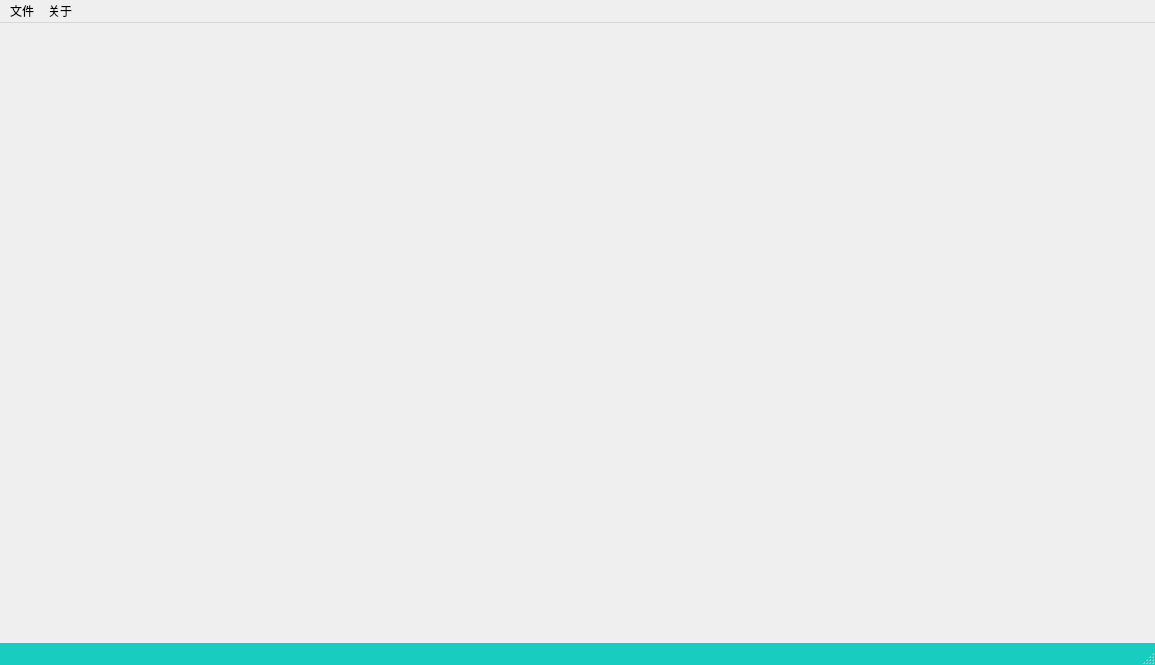
<?xml version="1.0" encoding="UTF-8"?>
<ui version="4.0">
 <class>MainWindow</class>
 <widget class="QMainWindow" name="MainWindow">
  <property name="geometry">
   <rect>
    <x>0</x>
    <y>0</y>
    <width>1155</width>
    <height>665</height>
   </rect>
  </property>
  <property name="windowTitle">
   <string>MainWindow</string>
  </property>
  <property name="styleSheet">
   <string notr="true">MainWindow{
	background-color: rgb(255,255,255);
}</string>
  </property>
  <widget class="QWidget" name="centralwidget"/>
  <widget class="QMenuBar" name="menubar">
   <property name="geometry">
    <rect>
     <x>0</x>
     <y>0</y>
     <width>1155</width>
     <height>26</height>
    </rect>
   </property>
   <widget class="QMenu" name="menu">
    <property name="title">
     <string>文件</string>
    </property>
    <addaction name="actNewProj"/>
    <addaction name="actLoadProj"/>
   </widget>
   <widget class="QMenu" name="menu_2">
    <property name="title">
     <string>关于</string>
    </property>
    <addaction name="actAbout"/>
    <addaction name="actAboutQt"/>
   </widget>
   <addaction name="menu"/>
   <addaction name="menu_2"/>
  </widget>
  <widget class="QStatusBar" name="statusbar">
   <property name="styleSheet">
    <string notr="true">QStatusBar{
	background-color: rgb(24, 204, 192);
}</string>
   </property>
  </widget>
  <action name="actNewProj">
   <property name="text">
    <string>新建试卷(&amp;N)</string>
   </property>
   <property name="shortcut">
    <string>Ctrl+N</string>
   </property>
  </action>
  <action name="actLoadProj">
   <property name="text">
    <string>读取试卷(&amp;O)</string>
   </property>
   <property name="shortcut">
    <string>Ctrl+O</string>
   </property>
  </action>
  <action name="actAbout">
   <property name="text">
    <string>关于</string>
   </property>
  </action>
  <action name="actAboutQt">
   <property name="text">
    <string>关于Qt</string>
   </property>
  </action>
 </widget>
 <resources/>
 <connections/>
</ui>
